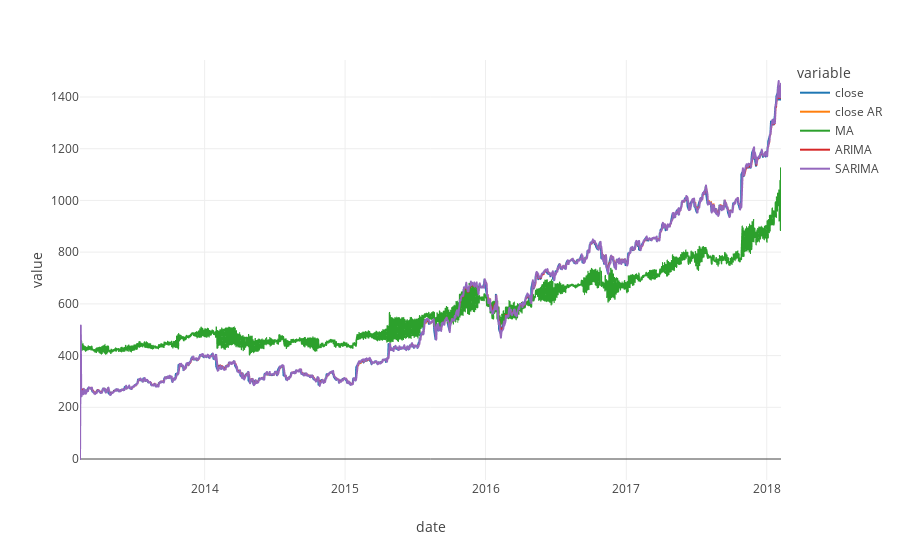

This figure's notebook cell:
### Code cell
ilinechart(melted, "date", "value", groups="variable")

### Figure 1 — Plotly figure (JSON) as saved in the notebook; plotly's stock layout.template omitted (floating-point values rounded to 4 significant figures; data arrays with more than 128 entries replaced by an {"elided": "..."} marker saying what was removed)
{"data": [{"hovertemplate": "variable=close<br>date=%{x}<br>value=%{y}<extra></extra>", "legendgroup": "close", "line": {"color": "#1F77B4", "dash": "solid"}, "mode": "lines", "name": "close", "showlegend": true, "type": "scattergl", "x": {"elided": "1258 str values"}, "xaxis": "x", "y": {"elided": "1258 float values"}, "yaxis": "y"}, {"hovertemplate": "variable=close AR<br>date=%{x}<br>value=%{y}<extra></extra>", "legendgroup": "close AR", "line": {"color": "#FF7F0E", "dash": "solid"}, "mode": "lines", "name": "close AR", "showlegend": true, "type": "scattergl", "x": {"elided": "1258 str values"}, "xaxis": "x", "y": {"elided": "1258 float values"}, "yaxis": "y"}, {"hovertemplate": "variable=MA<br>date=%{x}<br>value=%{y}<extra></extra>", "legendgroup": "MA", "line": {"color": "#2CA02C", "dash": "solid"}, "mode": "lines", "name": "MA", "showlegend": true, "type": "scattergl", "x": {"elided": "1258 str values"}, "xaxis": "x", "y": {"elided": "1258 float values"}, "yaxis": "y"}, {"hovertemplate": "variable=ARIMA<br>date=%{x}<br>value=%{y}<extra></extra>", "legendgroup": "ARIMA", "line": {"color": "#D62728", "dash": "solid"}, "mode": "lines", "name": "ARIMA", "showlegend": true, "type": "scattergl", "x": {"elided": "1258 str values"}, "xaxis": "x", "y": {"elided": "1258 float values"}, "yaxis": "y"}, {"hovertemplate": "variable=SARIMA<br>date=%{x}<br>value=%{y}<extra></extra>", "legendgroup": "SARIMA", "line": {"color": "#9467BD", "dash": "solid"}, "mode": "lines", "name": "SARIMA", "showlegend": true, "type": "scattergl", "x": {"elided": "1258 str values"}, "xaxis": "x", "y": {"elided": "1258 float values"}, "yaxis": "y"}], "layout": {"legend": {"title": {"text": "variable"}, "tracegroupgap": 0}, "margin": {"t": 60}, "title": {"x": 0.5}, "xaxis": {"anchor": "y", "domain": [0, 1], "title": {"text": "date"}}, "yaxis": {"anchor": "x", "domain": [0, 1], "title": {"text": "value"}}}}
